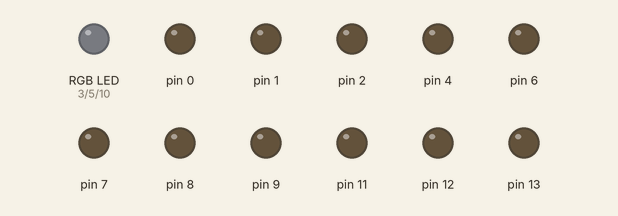
Simulated run of this sketch. Board: Arduino Uno, built with avr-gcc and run on an emulated ATmega328P. Shown: an RGB LED mixed from three pins (HIGH = lit), output pins drawn as LEDs (lit = HIGH).

Above: at 0.1 s.
At 1.1 s:
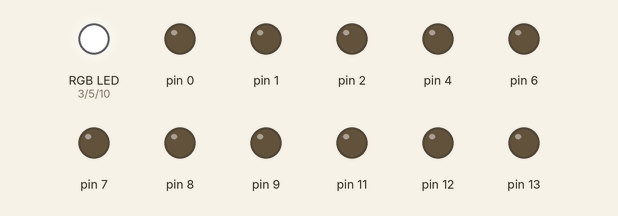
At 23.8 s:
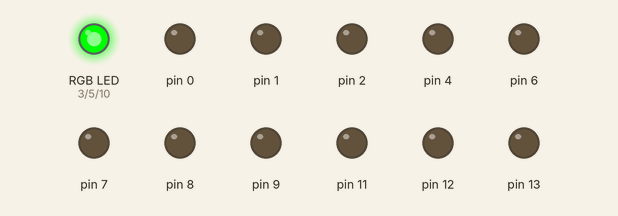
Timing chart, 0 to 40.0 s (numbered marks = the images above):
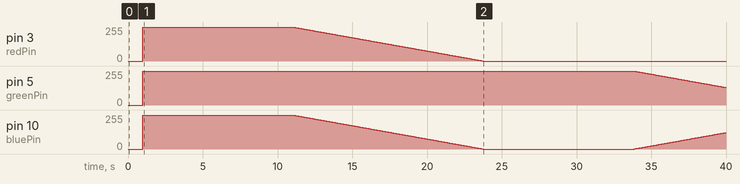

Measured:
- by itself, pin 3 (redPin): moves from 255/255 to 0/255 over 12.7 s
- by itself, pin 5 (greenPin): moves from 255/255 to 132/255 over 6.1 s

The sketch:

Display2016_RGB_Tetra_ProTrinket.ino
```cpp
#define redPin 3
#define greenPin 5
#define bluePin 10

int delayTime = 50;
int delayTime2 = 10000;

void setup(){

  delay(1000);
  for (int i = 0; i < 14; i++){
    pinMode(i, OUTPUT);
    digitalWrite(i, LOW);
  }


  analogWrite(redPin, 255);
  analogWrite(greenPin, 255);
  analogWrite(bluePin, 255);

  delay(delayTime2);

}

void loop(){
  digitalWrite(greenPin, HIGH);
  for (int i = 255; i >= 0; i--){      //transition to green
    analogWrite(redPin, i);
    analogWrite(bluePin, i);
    delay(delayTime);
  }

//  digitalWrite(3, LOW);
//  digitalWrite(6, LOW);
  delay(delayTime2);

  for (int i = 0; i <= 255; i++){      //transition to blue
    analogWrite(bluePin, i);
    analogWrite(greenPin, 255 - i);
    delay(delayTime);
  }

//  digitalWrite(3, LOW);
//  digitalWrite(5, LOW);
  delay(delayTime2);

  for (int i = 0; i <= 255; i++){      //transition to white
    analogWrite(redPin, i);
    analogWrite(greenPin, i);
    delay(delayTime);
  }

//  digitalWrite(3, HIGH);
//  digitalWrite(5, HIGH);
//  digitalWrite(6, HIGH);
  delay(delayTime2);

  /*
  digitalWrite(redPin, HIGH);
  digitalWrite(greenPin, HIGH);
  digitalWrite(bluePin, HIGH);
  delay(1000);
  digitalWrite(redPin, HIGH);
  digitalWrite(greenPin, LOW);
  digitalWrite(bluePin, LOW);
  delay(1000);
  digitalWrite(redPin, HIGH);
  digitalWrite(greenPin, HIGH);
  digitalWrite(bluePin, HIGH);
  delay(1000);
  digitalWrite(redPin, LOW);
  digitalWrite(greenPin, HIGH);
  digitalWrite(bluePin, LOW);
  delay(1000);


  digitalWrite(redPin, HIGH);
  //digitalWrite(greenPin, HIGH);
  //digitalWrite(bluePin, HIGH);
  delay(1000);
  digitalWrite(redPin, LOW);
  digitalWrite(greenPin, LOW);
  digitalWrite(bluePin, LOW);
  delay(1000);
  //digitalWrite(redPin, HIGH);
  digitalWrite(greenPin, HIGH);
  //digitalWrite(bluePin, HIGH);
  delay(1000);
  digitalWrite(redPin, LOW);
  digitalWrite(greenPin, LOW);
  digitalWrite(bluePin, LOW);
  delay(1000);
  //digitalWrite(redPin, HIGH);
  //digitalWrite(greenPin, HIGH);
  digitalWrite(bluePin, HIGH);
  delay(1000);
  digitalWrite(redPin, LOW);
  digitalWrite(greenPin, LOW);
  digitalWrite(bluePin, LOW);
  delay(1000);
  */

}
```
